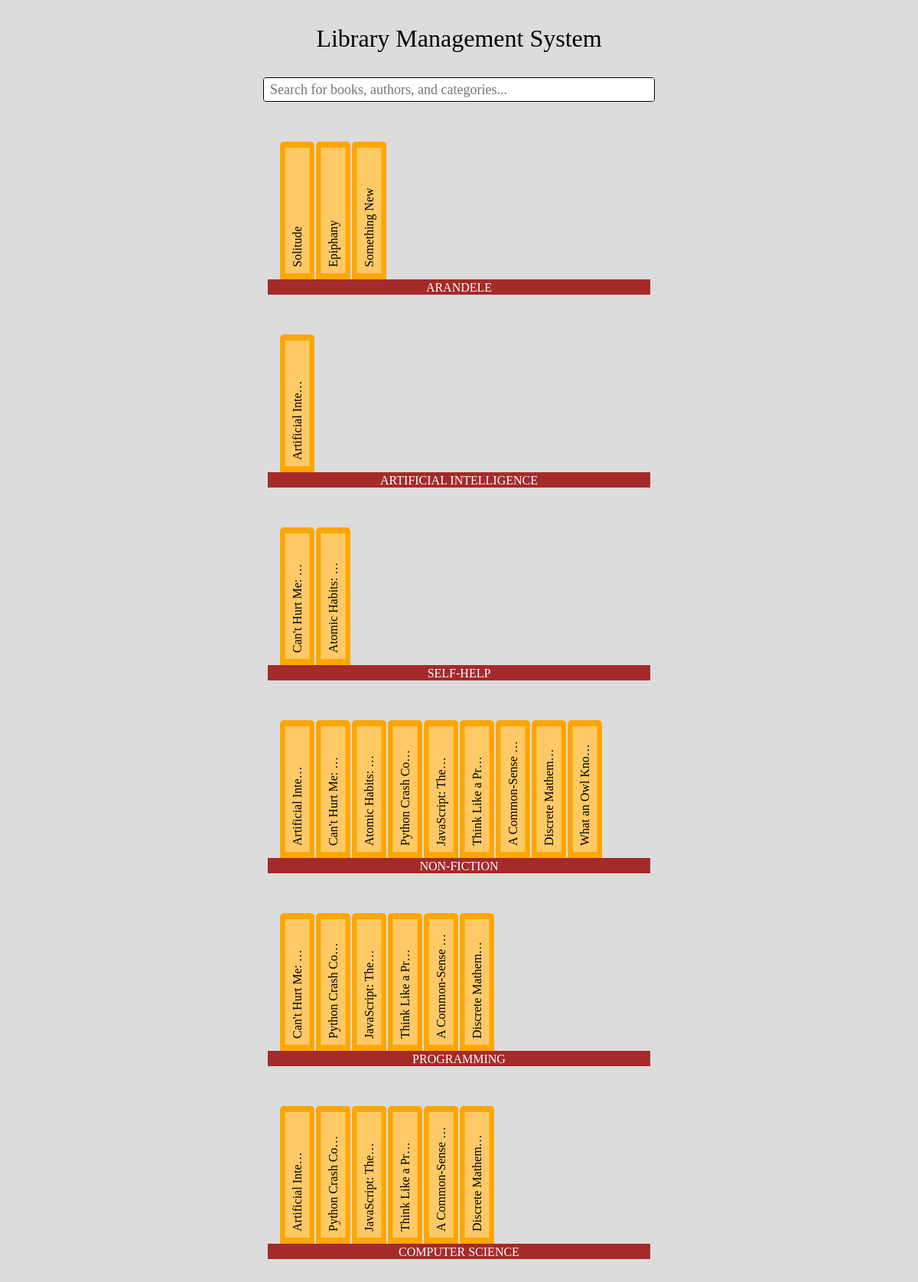
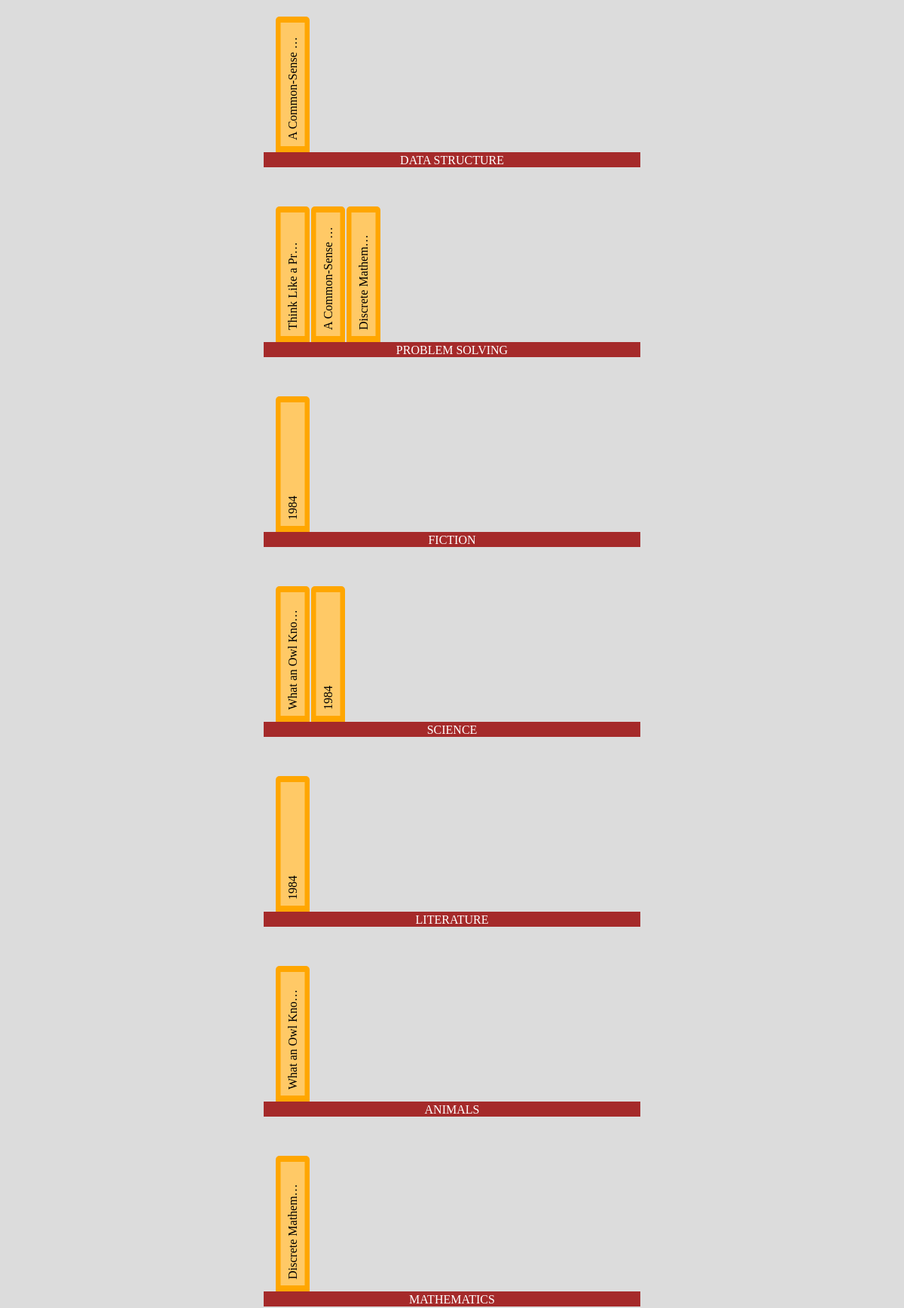
The page / (upper part) on the database its author committed (2 pictures, top to bottom).
### lms/models.py (models this page shows)
class Book(models.Model):
    title = models.CharField(max_length=200)
    author = models.ManyToManyField(Author)
    description = models.TextField(null=True, blank=True)
    pages = models.IntegerField(default=0)
    updated = models.DateTimeField(auto_now=True)
    created = models.DateTimeField(auto_now_add=True)
    is_archived = models.BooleanField(default=False)
    class Meta:
        ordering = ["-updated"]
    def __str__(self) -> str:
        return str(self.title)

### lms/views.py (the view)
# urls.py: path("", views.index, name="index"),
def index(request):
    global last_query
    filtered_categories = filter_categories(request)
    context = {
        "categories": filtered_categories,
        "query": last_query,
        "is_home": True,
    }
    return render(request, "lms/index.html", context)

### lms/views.py (called while the page is built)
def filter_categories(request):
    global last_query
    query = request.GET.get("q", last_query)
    last_query = query
    categories = Category.objects.filter(type__icontains=query)
    filtered_categories = [category for category in categories]
    for category in Category.objects.all():
        if (
            category.books.filter(title__icontains=query)
            and category not in filtered_categories
        ):
            filtered_categories.append(category)
        for book in category.books.all():
            if (
                book.author.filter(name__icontains=query)
                and category not in filtered_categories
            ):
                filtered_categories.append(category)
    return filtered_categories

### lms/templates/lms/index.html (shortened to what this page needs)
<!DOCTYPE html>
{% load static %}
<html lang="en">
<head>
  <link rel="stylesheet" href="{% static 'styles/style.css' %}" />
</head>
<body class="{% if not is_home %}no-scroll{% endif %}">
  <main>
    <h1 class="heading">Library Management System</h1>
    <form class="searchbar" action="{% url 'lms:index' %}" method="get">
      <input type="text" name="q" value="{{ query }}" placeholder="Search for books, authors, and categories..." />
    </form>
    {% for category in categories %}
    <div class="category" data-type="{{ category.type|upper }}">
      <div class="books-wrapper">
        {% for book in category.books.all %}
        {% if not book.is_archived %}
        <a href="{% url 'lms:view-book' book.id %}" class="book">
          <p>{{ book|truncatechars:16 }}</p>
        </a>
        {% endif %}
        {% endfor %}
      </div>
    </div>
    {% endfor %}
  </main>
</body>
</html>

### static/styles/style.css (style rules this page uses)
*, *::before, *::after { box-sizing: border-box; }
* { margin: 0; font: inherit; }
body { min-height: 100vh; background-color: gainsboro; }
main { display: grid; place-items: center; gap: 2rem; padding: 2rem; padding-bottom: 8rem; }
.heading { font-size: 2rem; }
.searchbar { border: 1px solid black; border-radius: 0.25rem; font-size: 1.125rem; overflow: hidden; width: 32rem; max-width: 60%; height: 2rem; }
.searchbar input { border: 0; width: 100%; height: 100%; padding: 0.25rem 0.5rem; }
.category { position: relative; height: 220px; width: 500px; overflow: hidden; }
.category:after { content: attr(data-type); position: absolute; bottom: 0; padding-top: 1.5px; width: 100%; height: 1.25rem; background-color: brown; color: white; text-align: center; }
.books-wrapper { margin: auto; display: flex; align-items: flex-end; gap: 2px; max-width: 468px; height: 100%; overflow-x: scroll; }
.books-wrapper { -ms-overflow-style: none; scrollbar-width: none; }
.book { padding: 0.5rem 0rem 1.75rem 0rem; height: 200px; min-width: 45px; border-radius: 5px; background-color: hsl(39, 100%, 50%); color: black; text-decoration: none; }
.book p { display: flex; align-items: center; margin: auto; padding: 0.5rem 0rem; rotate: 180deg; writing-mode: vertical-rl; height: 100%; width: 70%; background-color: hsl(39, 100%, 70%); user-select: none; }

### rows shown on the page
Book: title "Solitude"
Book: title "Epiphany"
Book: title "Something New"
Book: title "Artificial Inte…"
Book: title "Can't Hurt Me: …"
Book: title "Atomic Habits: …"
Book: title "Python Crash Co…"
Book: title "JavaScript: The…"
Book: title "Think Like a Pr…"
Book: title "A Common-Sense …"
Book: title "Discrete Mathem…"
Book: title "What an Owl Kno…"
Book: title "1984"
